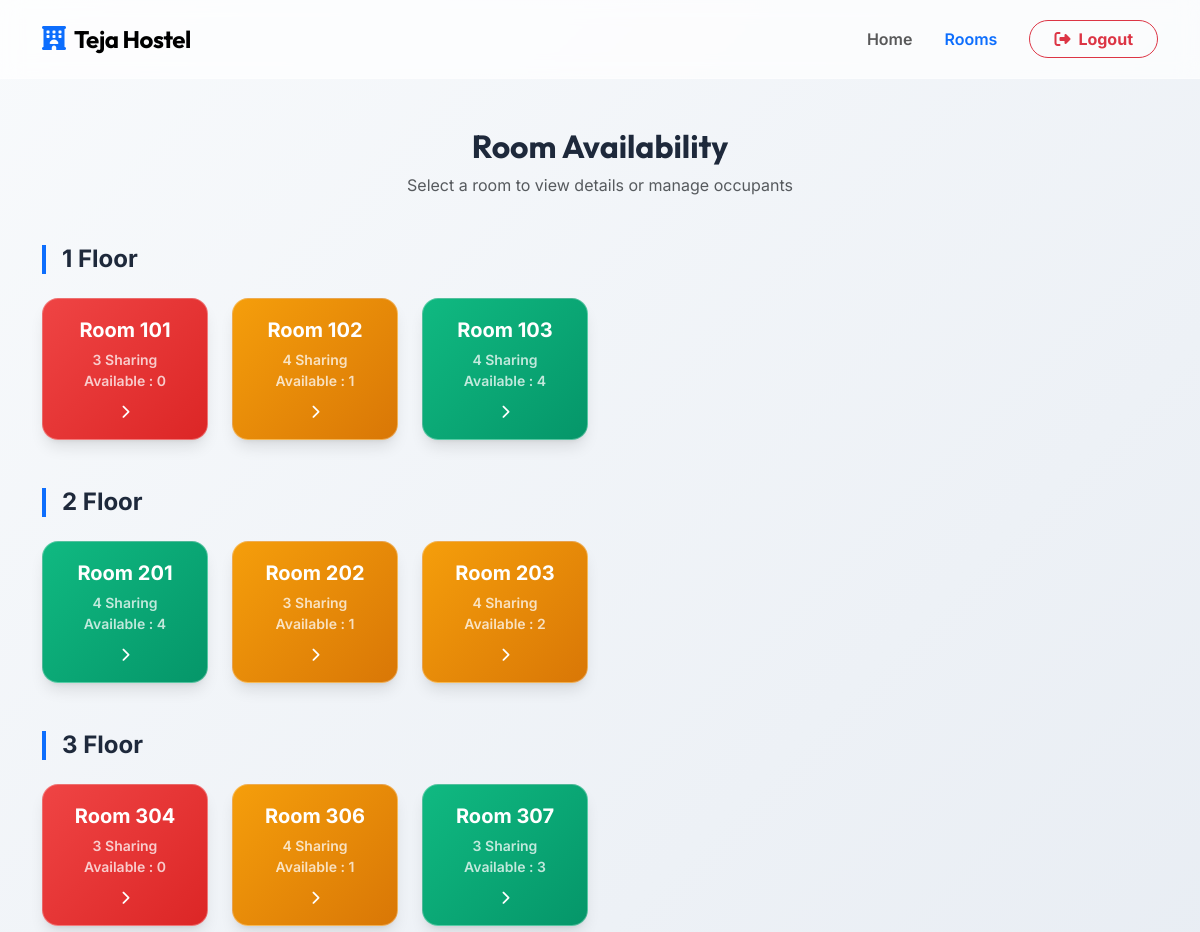
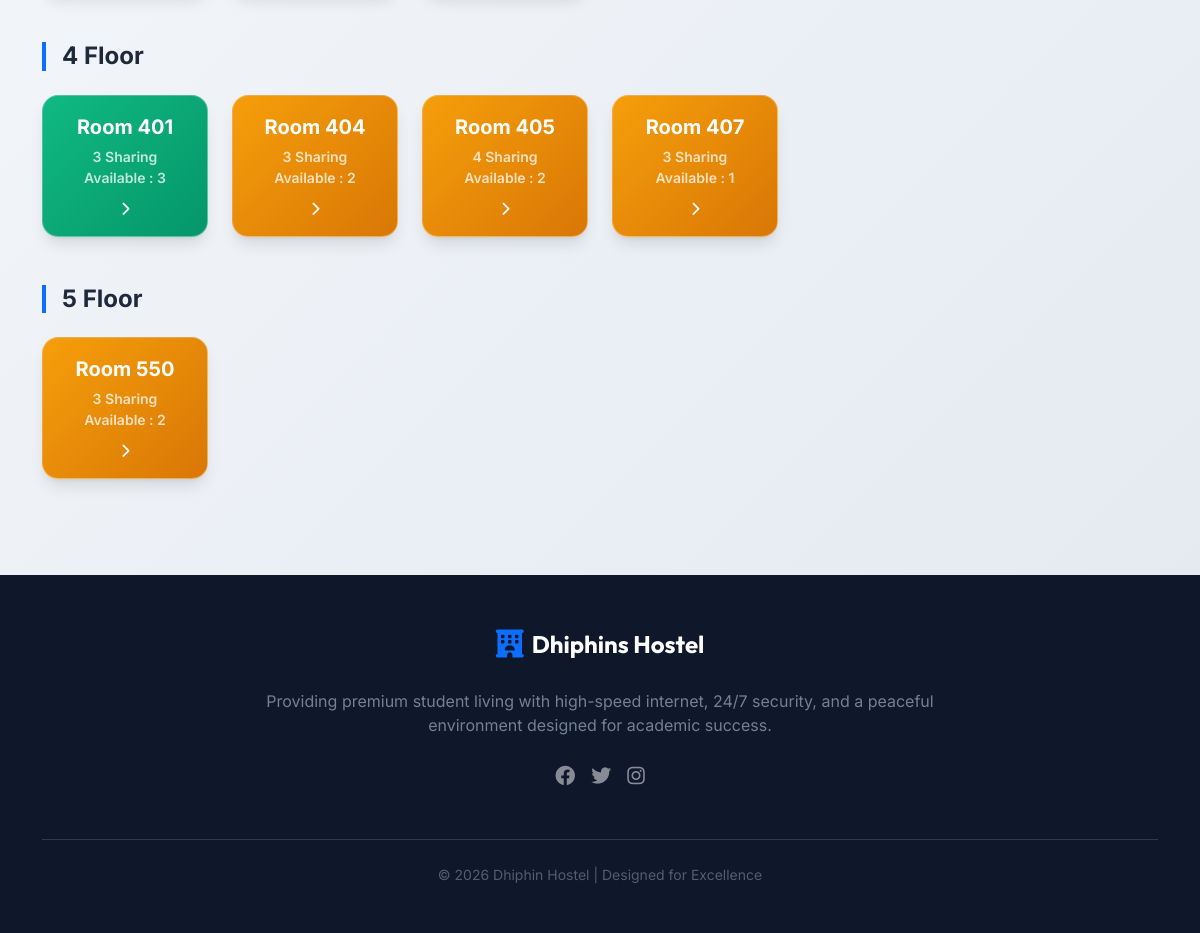
The app's page /myapp/rooms (signed in) with its own data (2 pictures, top to bottom).
### myapp/models.py (models this page shows, shortened)
class Room(models.Model):
    room_no=models.IntegerField(primary_key=True)
    floor=models.IntegerField()
    sharing=models.IntegerField()
    @property
    def available_slots(self):
        total_members = self.person_set.count()
        return self.sharing - total_members

### myapp/views.py (the view)
# urls.py: path('rooms',views.Rooms,name='rooms'),
@login_required
def Rooms(request):
    rooms = Room.objects.all().order_by('floor', 'room_no')
    floor_dict = defaultdict(list)
    for room in rooms:
        floor_dict[room.floor].append(room)
    return render(request, "myapp/Rooms.html", {"rooms": dict(floor_dict)})
    return render(request,template_name='myapp/Rooms.html',context={'rooms':floor_dict})

### templates/myapp/Rooms.html
{% extends "myapp/base.html" %}
{% block content %}
<div class="container py-5">
  <div class="text-center mb-5">
    <h2 class="fw-bold mb-2" style="font-family: 'Outfit', sans-serif;">Room Availability</h2>
    <p class="text-muted">Select a room to view details or manage occupants</p>
  </div>
  {% for floor, room_list in rooms.items %}
  <div class="mb-5">
    <h4 class="mb-4 fw-bold border-start border-primary border-4 ps-3">{{ floor }} Floor</h4>
    <div class="row g-4">
      {% for room in room_list %}
      <div class="col-6 col-md-4 col-lg-2">
        <a href="{% url 'room_details' room.room_no %}" class="text-decoration-none">
          <div class="glass-card text-center p-3 h-100 d-flex flex-column justify-content-center
                        {% if room.available_slots == 0 %}
                            room-full
                        {% elif room.available_slots == room.sharing %}
                            room-available
                        {% else %}
                            room-partial
                        {% endif %}">
            <div class="fs-5 fw-bold mb-1">Room {{ room.room_no }}</div>
            <div class="small opacity-75 fw-semibold">
              {{ room.sharing }} Sharing            </div>
            <div class="small opacity-75 fw-semibold">
               Available : {{ room.available_slots }}
            </div>
            <div class="mt-2 text-white">
              <i class="fas fa-chevron-right small"></i>
            </div>
          </div>
        </a>
      </div>
      {% endfor %}
    </div>
  </div>
  {% endfor %}
</div>
{% endblock %}

### myapp/static/myapp/css/style.css (style rules this page uses)
:root { --primary-color: #4f46e5; --primary-hover: #4338ca; --secondary-color: #64748b; --bg-gradient: linear-gradient(135deg, #f8fafc 0%, #e2e8f0 100%); --card-bg: rgba(255, 255, 255, 0.8); --glass-border: rgba(255, 255, 255, 0.3); --text-main: #1e293b; --text-muted: #64748b; --shadow-sm: 0 1px 2px 0 rgb(0 0 0 / 0.05); --shadow-md: 0 4px 6px -1px rgb(0 0 0 / 0.1), 0 2px 4px -2px rgb(0 0 0 / 0.1); --shadow-lg: 0 10px 15px -3px rgb(0 0 0 / 0.1), 0 4px 6px -4px rgb(0 0 0 / 0.1); }
body { font-family: 'Inter', sans-serif; background: var(--bg-gradient); color: var(--text-main); min-height: 100vh; }
.glass-card { background: var(--card-bg); backdrop-filter: blur(12px); -webkit-backdrop-filter: blur(12px); border: 1px solid var(--glass-border); border-radius: 1rem; box-shadow: var(--shadow-lg); transition: transform 0.3s ease, box-shadow 0.3s ease; }
.room-available { background: linear-gradient(135deg, #10b981 0%, #059669 100%); color: white; }
.room-full { background: linear-gradient(135deg, #ef4444 0%, #dc2626 100%); color: white; }
.room-partial { background: linear-gradient(135deg, #f59e0b 0%, #d97706 100%); color: white; }

### records on screen
Room: floor "1", room_no "101", sharing "3", available_slots "0"
Room: room_no "102", sharing "4", available_slots "1"
Room: room_no "103", sharing "4", available_slots "4"
Room: floor "2", room_no "201", sharing "4", available_slots "4"
Room: room_no "202", sharing "3", available_slots "1"
Room: room_no "203", sharing "4", available_slots "2"
Room: floor "3", room_no "304", sharing "3", available_slots "0"
Room: room_no "306", sharing "4", available_slots "1"
Room: room_no "307", sharing "3", available_slots "3"
Room: floor "4", room_no "401", sharing "3", available_slots "3"
Room: room_no "404", sharing "3", available_slots "2"
Room: room_no "405", sharing "4", available_slots "2"
Room: room_no "407", sharing "3", available_slots "1"
Room: floor "5", room_no "550", sharing "3", available_slots "2"
